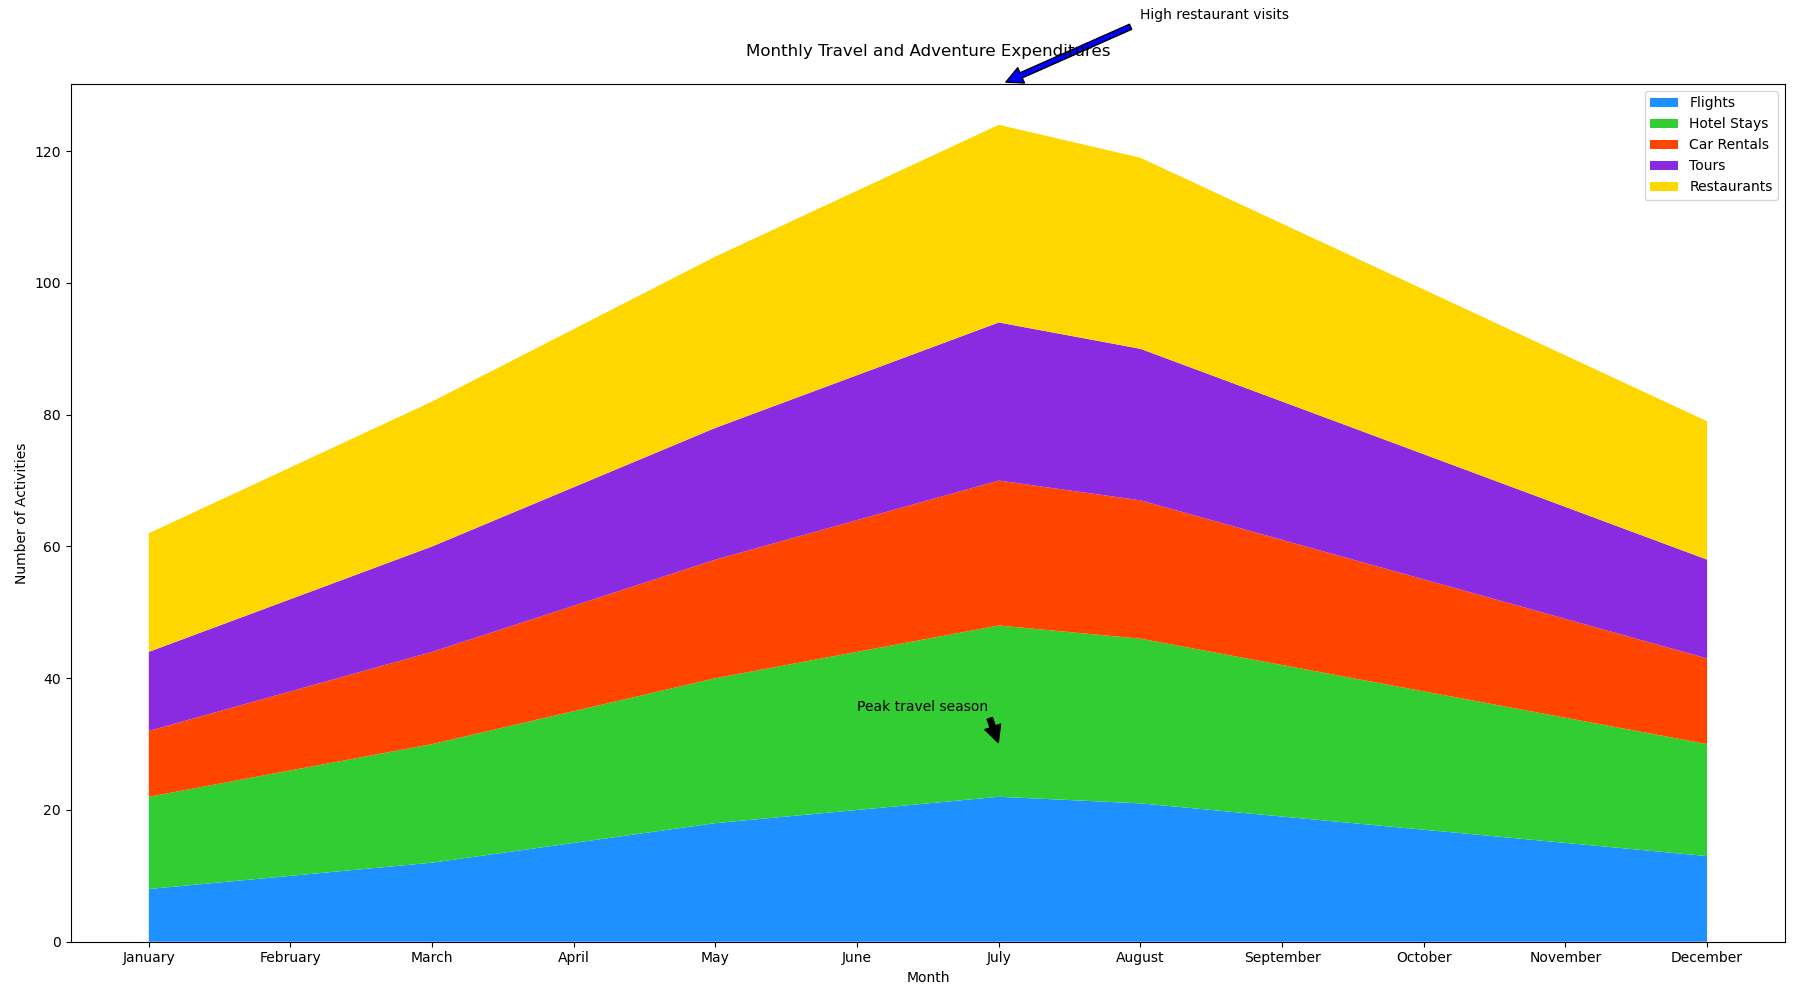

The Python source for this figure:

import matplotlib.pyplot as plt
import numpy as np

# Data
months = ['January', 'February', 'March', 'April', 'May', 'June', 'July', 
          'August', 'September', 'October', 'November', 'December']
flights = [8, 10, 12, 15, 18, 20, 22, 21, 19, 17, 15, 13]
hotel_stays = [14, 16, 18, 20, 22, 24, 26, 25, 23, 21, 19, 17]
car_rentals = [10, 12, 14, 16, 18, 20, 22, 21, 19, 17, 15, 13]
tours = [12, 14, 16, 18, 20, 22, 24, 23, 21, 19, 17, 15]
restaurants = [18, 20, 22, 24, 26, 28, 30, 29, 27, 25, 23, 21]

fig, ax = plt.subplots(figsize=(18, 10))

# Stacking the data
y = np.vstack([flights, hotel_stays, car_rentals, tours, restaurants])

# Colors
colors = ['#1E90FF', '#32CD32', '#FF4500', '#8A2BE2', '#FFD700']

# Plotting the stacked area chart
ax.stackplot(months, y, labels=['Flights', 'Hotel Stays', 'Car Rentals', 'Tours', 'Restaurants'], colors=colors)

# Annotating specific points
ax.annotate('Peak travel season', xy=('July', 30), xytext=('June', 35),
            arrowprops=dict(facecolor='black', shrink=0.05))
ax.annotate('High restaurant visits', xy=('July', 130), xytext=('August', 140),
            arrowprops=dict(facecolor='blue', shrink=0.05))

# Adding title and labels
ax.set_title('Monthly Travel and Adventure Expenditures', pad=20)
ax.set_xlabel('Month')
ax.set_ylabel('Number of Activities')

# Adding legend
ax.legend(loc='upper right')

plt.tight_layout()
plt.show()
